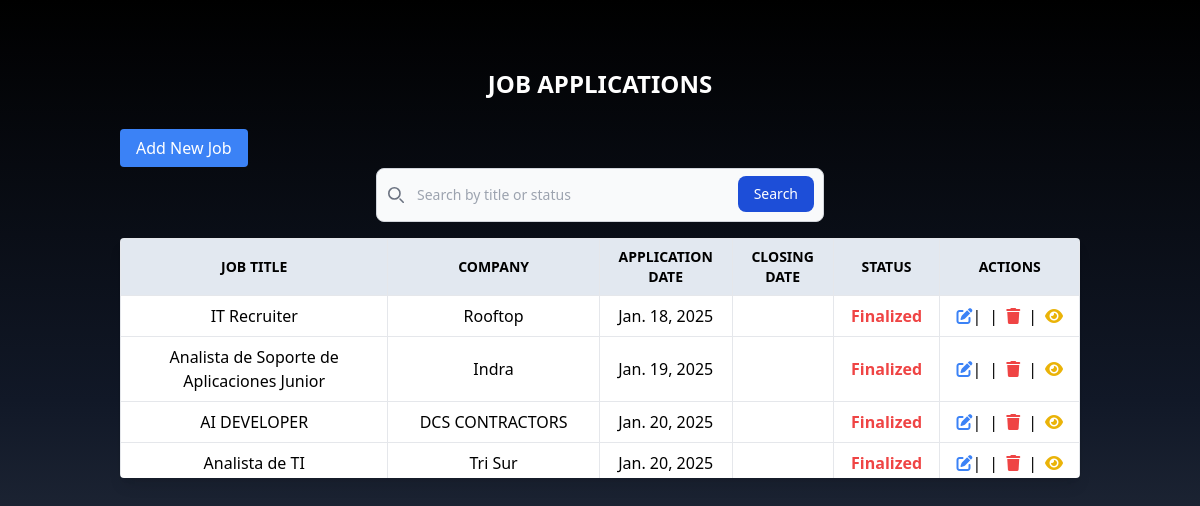
The page / on the database its author committed.
### job_app/models.py (models this page shows, shortened)
class JobApplication(models.Model):
    STATUS_CHOICES = [
        ('sent', 'Sent'),
        ('in_progress', 'Progress'),
        ('completed', 'Finalized'),
    ]
    job_title = models.CharField(max_length=255)
    company_name = models.CharField(max_length=255)
    requirements = models.TextField(blank=True, null=True)
    contact_name = models.CharField(max_length=255, blank=True, null=True)
    contact_phone = models.CharField(max_length=15, blank=True, null=True)
    application_date = models.DateField()
    closing_date = models.DateField(blank=True, null=True)
    notes = models.TextField(blank=True, null=True)
    status = models.CharField(
        max_length=20,
        choices=STATUS_CHOICES,
        default='sent'
    )  # Nuevo campo de estado

### job_app/views.py (the view)
# urls.py: 2. Add a URL to urlpatterns:  path('', views.home, name='home')
def home(request):
    query = request.GET.get('q', '')
    jobs = JobApplication.objects.all().order_by('application_date')
    if query:
        jobs = jobs.filter(
            Q(company_name__icontains=query) |
            Q(job_title__icontains=query) |
            Q(status__icontains=query)
        )
    return render(request, 'home.html', {'jobs': jobs})

### job_app/templates/home.html (shortened to what this page needs)
{% extends "layout/_base.html" %}
{% block content %}
<div class="container mx-auto p-8 w-full">
    <a href="{% url "home" %}">
        <h1 class="text-2xl font-bold mb-4 text-white text-center uppercase p-5">Job Applications</h1>
    </a>
    <a href="#" onclick="openAddModal()" class="bg-blue-500 text-white px-4 py-2 rounded hover:bg-blue-600 w-40 text-center">Add New Job</a>
    <div class="mb-4 flex justify-center items-center mt-2">
        <form class="max-w-md mx-auto w-full" method="get" action="" class="flex space-x-4">
            <div class="relative">
                <div class="absolute inset-y-0 start-0 flex items-center ps-3 pointer-events-none">
                </div>
                <input type="text" name="q" placeholder="Search by title or status"  class="block w-full p-4 ps-10 text-sm text-gray-900 border border-gray-300 rounded-lg bg-gray-50 focus:ring-blue-500 focus:border-blue-500 dark:bg-gray-700 dark:border-gray-600 dark:placeholder-gray-400 dark:text-white dark:focus:ring-blue-500 dark:focus:border-blue-500" required />
                <button type="submit" class="text-white absolute end-2.5 bottom-2.5 bg-blue-700 hover:bg-blue-800 focus:ring-4 focus:outline-none focus:ring-blue-300 font-medium rounded-lg text-sm px-4 py-2 dark:bg-blue-600 dark:hover:bg-blue-700 dark:focus:ring-blue-800">Search</button>
            </div>
        </form>
    </div>
    <div class="mt-4 rounded overflow-hidden shadow-lg">
        <div class="overflow-y-auto max-h-60">
            <table class="min-w-full bg-white">
                <thead>
                    <tr class="text-sm uppercase">
                        <th class="border px-4 py-2 sticky top-0 text-center bg-slate-200">Job Title</th>
                        <th class="border px-4 py-2 sticky top-0 text-center bg-slate-200">Company</th>
                        <th class="border px-4 py-2 sticky top-0 text-center bg-slate-200">Application Date</th>
                        <th class="border px-4 py-2 sticky top-0 text-center bg-slate-200">Closing Date</th>
                        <th class="border px-4 py-2 sticky top-0 text-center bg-slate-200">Status</th>
                        <th class="border px-4 py-2 sticky top-0 text-center bg-slate-200">Actions</th>
                    </tr>
                </thead>
                <tbody>
                    {% for job in jobs %}
                    <tr class="text-center">
                        <td class="border px-4 py-2 text-center align-middle">{{ job.job_title }}</td>
                        <td class="border px-4 py-2 text-center align-middle">{{ job.company_name }}</td>
                        <td class="border px-4 py-2 text-center align-middle">{{ job.application_date }}</td>
                        <td class="border px-4 py-2 text-center align-middle">
                        </td>
                        <td class="border px-4 py-2 text-center align-middle">
                            {% if job.get_status_display == "Sent" %}
                                <span class="text-green-500 font-bold">Sent</span>
                            {% elif job.get_status_display == "Progress" %}
                                <span class="text-indigo-600 font-bold">In progress</span>
                            {% else %}
                                <span class="text-red-500 font-bold">Finalized</span>
                            {% endif %}
                        </td>
                        <td class="border px-4 py-2 text-center">
                            <div class="flex justify-center items-center space-x-2">
                                <a href="#" onclick="openEditModal({{ job.id }})" class="text-blue-500"><i class="fa-solid fa-pen-to-square"></i></a> |
                                <span>|</span>
                                <a href="#" onclick="openDeleteModal({{ job.id }}, '{{ job.job_title }}')" class="text-red-500">
                                    <i class="fa-solid fa-trash"></i>
                                </a>
                                <span>|</span>
                                <a href="#" onclick="openViewModal({{ job.id }})" class="text-yellow-500">
                                    <i class="fa-solid fa-eye"></i>
                                </a>
                            </div>
                        </td>
                    </tr>
                    {% endfor %}
                </tbody>
            </table>
        </div>
    </div>
</div>
{% endblock content %}

### rows shown on the page
JobApplication: job_title "IT Recruiter", company_name "Rooftop", application_date "Jan. 18, 2025", status "Finalized"
JobApplication: job_title "Analista de Soporte de Aplicaciones Junior", company_name "Indra", application_date "Jan. 19, 2025", status "Finalized"
JobApplication: job_title "AI DEVELOPER", company_name "DCS CONTRACTORS", application_date "Jan. 20, 2025", status "Finalized"
JobApplication: job_title "Analista de TI", company_name "Tri Sur", application_date "Jan. 20, 2025", status "Finalized"
